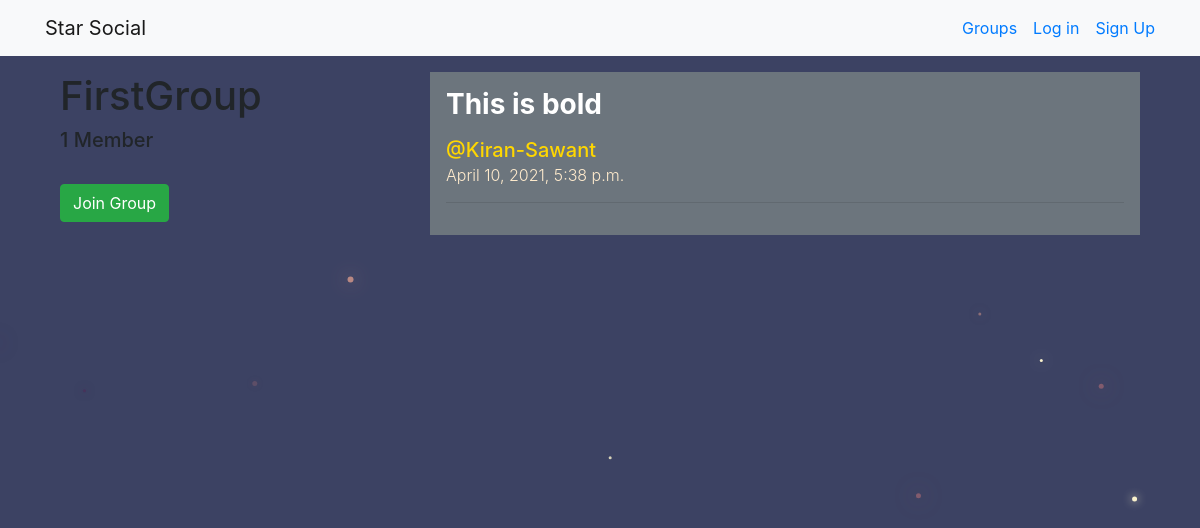
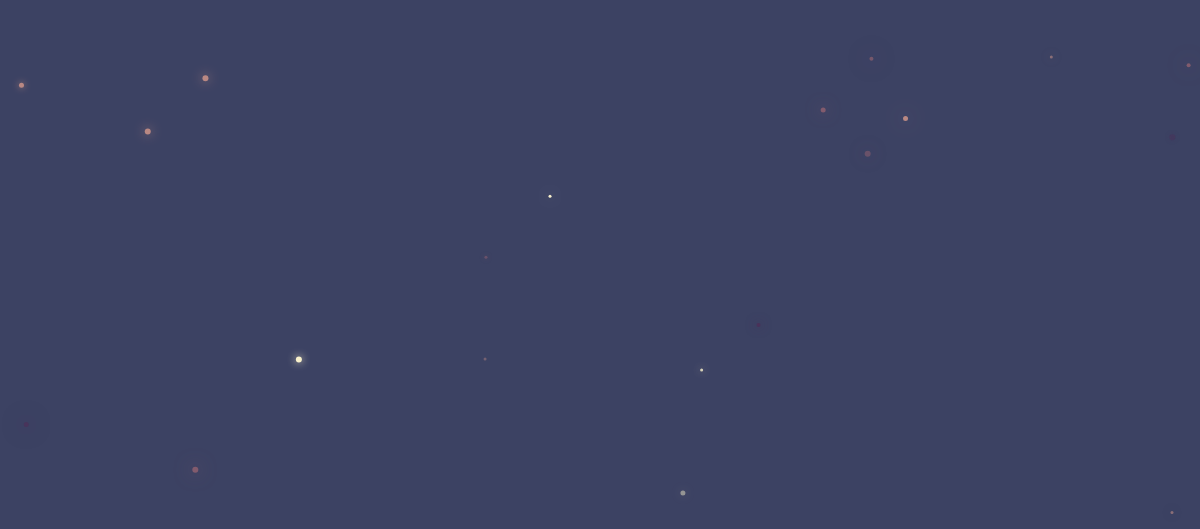
Before: /groups/posts/in/firstgroup/ with the older database file (2 pictures, top to bottom).
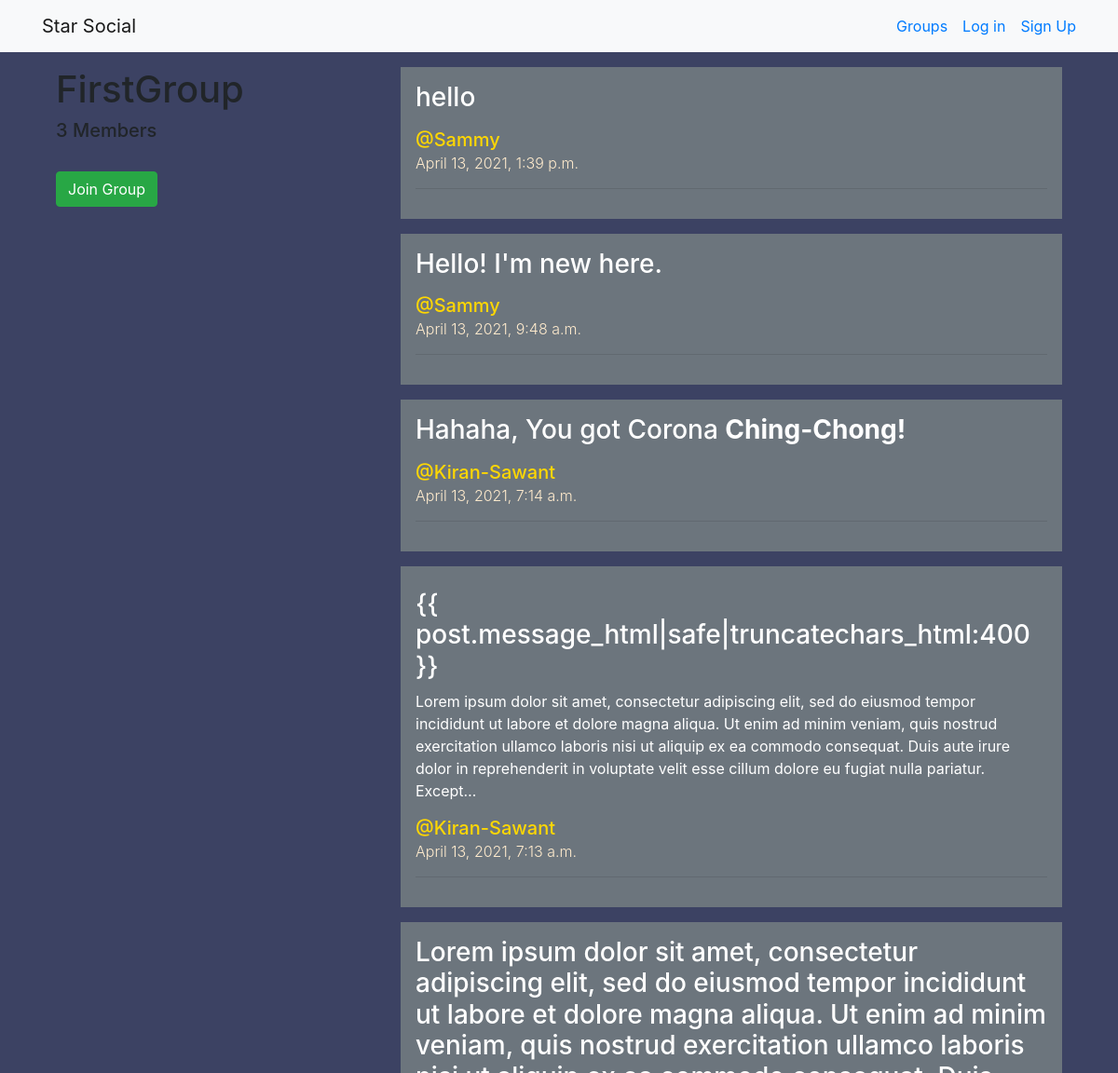
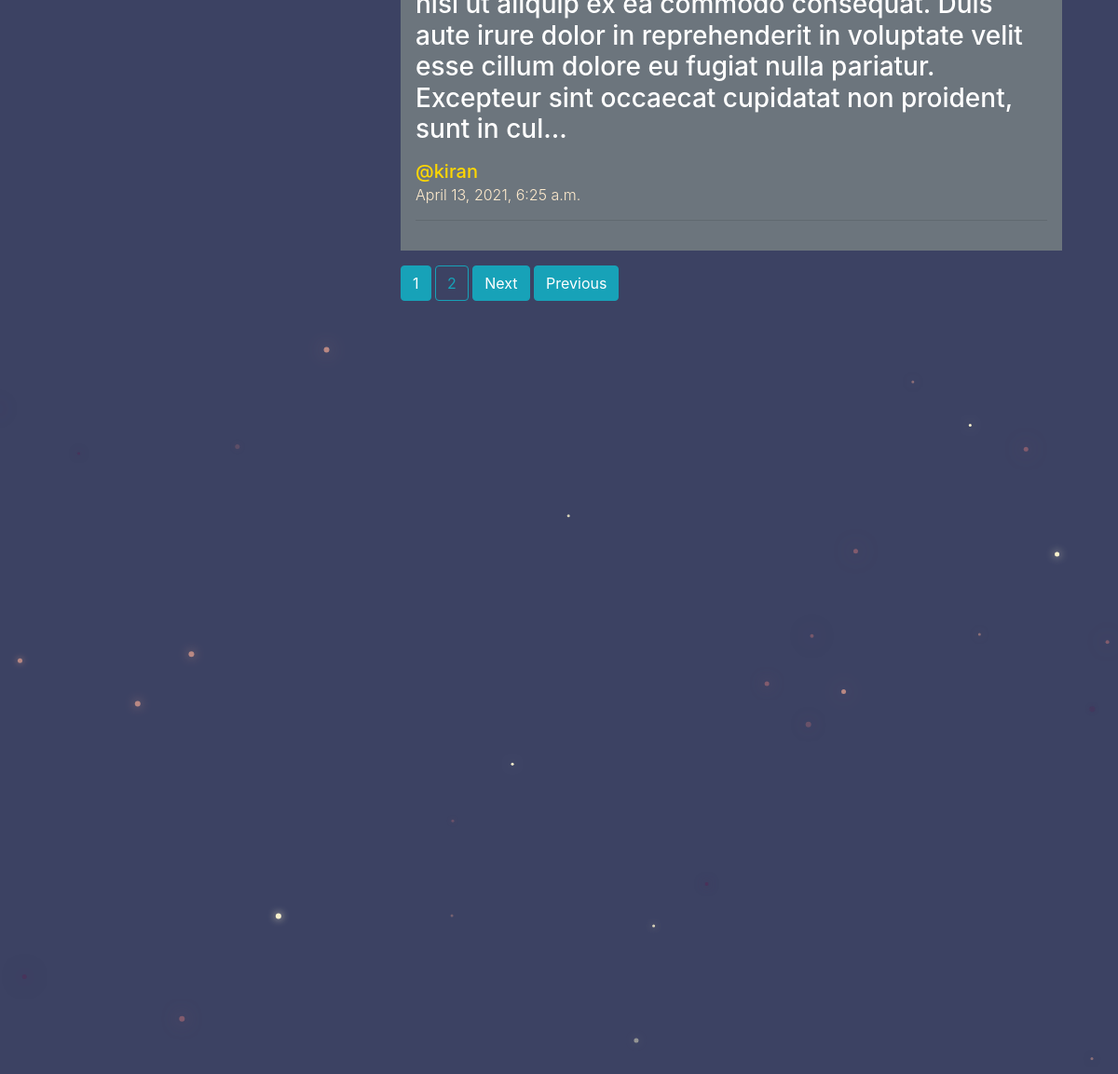
After: the same page with the newer database file (2 pictures, top to bottom).
### groups/models.py (models this page shows, shortened)
class Group(models.Model):
    name = models.CharField(max_length=255, unique=True)
    slug = models.SlugField(allow_unicode=True, unique=True)
    description = models.TextField(blank=True, default='')
    description_html = models.TextField(editable=False, default='', blank=True)
    members = models.ManyToManyField(User, through='GroupMember')

### posts/models.py (models this page shows, shortened)
class Post(models.Model):
    user = models.ForeignKey(User, related_name='posts', on_delete=models.CASCADE)
    created_on = models.DateTimeField(auto_now=True)
    message = models.TextField()
    message_html = models.TextField(editable=False)
    group = models.ForeignKey(Group, related_name='posts', null=True, blank=True, on_delete=models.CASCADE)
    class Meta:
        ordering = ['-created_on']
        unique_together = ['user', 'message']

### groups/views.py (the view)
# urls.py: re_path(r'^posts/in/(?P<slug>[-\w]+)/$', views.SingleGroup.as_view(), name='single'),
class SingleGroup(gen.DetailView, MultipleObjectMixin):
    model = models.Group
    paginate_by = 5
    def get_context_data(self, **kwargs):
        object_list = Post.objects.filter(group=self.object)
        context = super(SingleGroup, self).get_context_data(object_list=object_list, **kwargs)
        return context

### groups/templates/groups/group_detail.html (shortened to what this page needs)
{% extends "groups/group_base.html" %}
{% block pregroup %}
    <div class="col-md-4 mt-3">
        <h1>{{ group.name }}</h1>
        <h5>{{group.members.count}} Member{{group.members.count|pluralize}}</h5>
        <br>
        <div class="content">
            {% if user in group.members.all %}
                <a href="{% url 'groups:leave' slug=group.slug %}" class="btn btn-warning">Leave Group</a>
            {% else %}
                <a href="{% url 'groups:join' slug=group.slug %}" class="btn btn-success">Join Group</a>
            {% endif %}
        </div>
    </div>
{% endblock %}
{% block group_content %}
    <div class="col-md-8 mt-3">
        {% if group.posts.count == 0 %}
            <h2>No posts in this Group yet...</h2>
        {% else %}
            {% for post in object_list %}
                <a href="{% url 'posts:single' username=post.user.username pk=post.id %}" style="color: white;">
                    {% include "posts/_post.html" with hide_delete=True %}
                </a>
            {% endfor %}
            {% if is_paginated %}
                {% for num in page_obj.paginator.page_range %}
                    {% if page_obj.number == num %}
                        <a class='btn btn-info mb-4'href="?page={{ num }}">{{ num }}</a>
                    {% elif  num > page_obj.number|add:'-3' and num < page_obj.number|add:'3' %}
                        <a class='btn btn-outline-info mb-4'href="?page={{ num }}">{{ num }}</a>
                    {% endif %}
                {% endfor %}
                {% if page_obj.has_next %}
                    <a class='btn btn-info mb-4'href="?page={{ page_ob.next_page_number }}">Next</a>
                    <a class='btn btn-info mb-4'href="?page={{ page_obj.paginator.num_pages }}">Previous</a>
                {% endif %}
            {% endif %}
        {% endif %}
    </div>
{% endblock %}

### posts/templates/posts/_post.html (shortened to what this page needs)
<div class="post media mb-3 bg-secondary p-3">
    <div class="media-body">
        {% if not trunc %}
            <h3>{{ post.message_html|safe|truncatechars_html:400 }}</h3>
        {% else %}
            <h3>{{ post.message_html|safe }}</h3>
        {% endif %}
        <h5>
            <span class="username">
                <a style="color: gold;" href="{% url 'posts:for_user'  username=post.user.username %}">
                    @{{post.user.username}}
                </a>
            </span><br>
            <time class="time">
                <a href="{% url 'posts:single' username=post.user.username pk=post.pk %}">
                    <small class="font-weight-light" style="color: blanchedalmond;">{{ post.created_on }}</small>
                </a>
            </time>
        </h5>
        <hr>
    </div>
</div>

Changed rows visible on the page:
no longer on this page (row unchanged): Post: message_html "This is bold", user.username "Kiran-Sawant", created_on "April 10, 2021, 5:38 p.m."
computed for Group "FirstGroup": members.count "1" → "3"
added Post: message_html "hello", user.username "Sammy", created_on "April 13, 2021, 1:39 p.m."
added Post: message_html "Hello! I'm new here.", user.username "Sammy", created_on "April 13, 2021, 9:48 a.m."
added Post: message_html "Hahaha, You got Corona Ching-Chong!", user.username "Kiran-Sawant", created_on "April 13, 2021, 7:14 a.m."
added Post: message_html "{{ post.message_html|safe|truncatechars_html:400 }} Lorem ipsum dolor sit amet, consectetur adipiscing elit, sed do eiusmod tempor incididunt ut labore et dolore magna aliqua. Ut enim ad minim veniam, quis nostrud exercitation ullamco laboris nisi ut aliquip ex ea commodo consequat. Duis aute irure dolor in reprehenderit in voluptate velit esse cillum dolore eu fugiat nulla pariatur. Except…", user.username "Kiran-Sawant", created_on "April 13, 2021, 7:13 a.m."
added Post: message_html "Lorem ipsum dolor sit amet, consectetur adipiscing elit, sed do eiusmod tempor incididunt ut labore et dolore magna aliqua. Ut enim ad minim veniam, quis nostrud exercitation ullamco laboris nisi ut aliquip ex ea commodo consequat. Duis aute irure dolor in reprehenderit in voluptate velit esse cillum dolore eu fugiat nulla pariatur. Excepteur sint occaecat cupidatat non proident, sunt in cul…", user.username "kiran", created_on "April 13, 2021, 6:25 a.m."
Other visible differences:
new list line: "1"
new list line: "2"
text now shown: "Next Previous"
